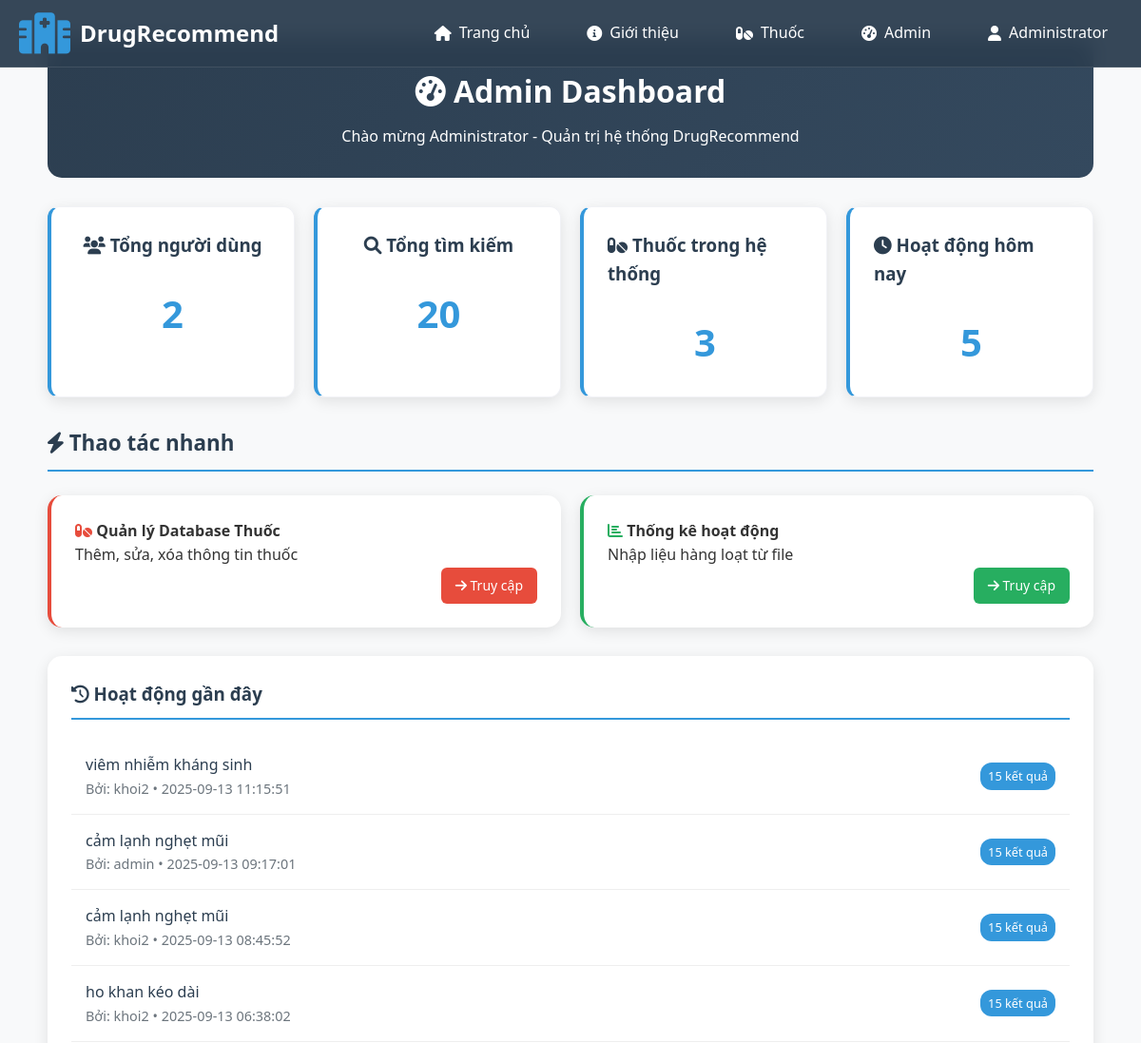
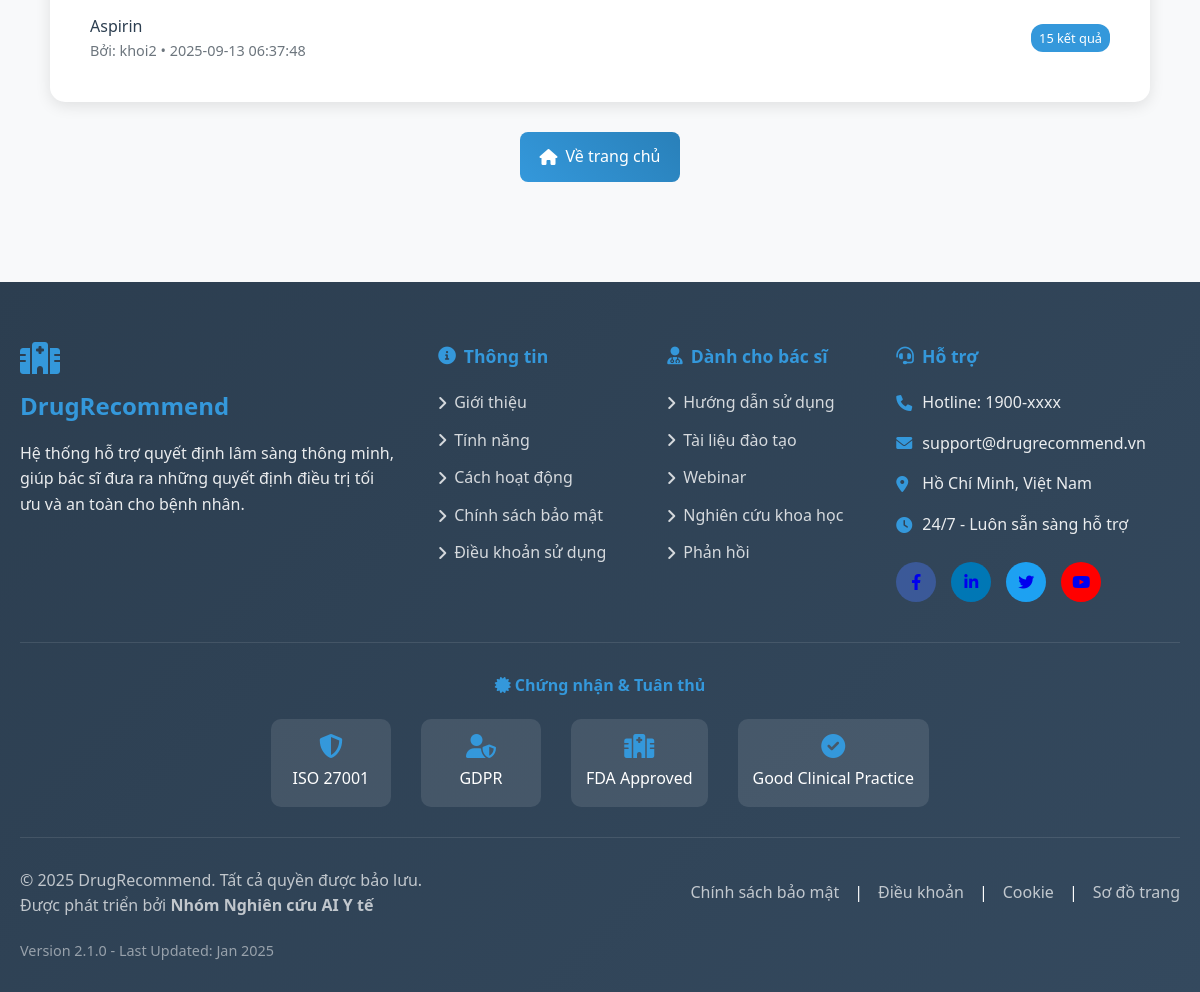
The page /admin (signed in) on the database its author committed (2 pictures, top to bottom).
### tables this page shows
CREATE TABLE users (
            id INTEGER PRIMARY KEY AUTOINCREMENT,
            username TEXT UNIQUE NOT NULL,
            password_hash TEXT NOT NULL,
            full_name TEXT NOT NULL,
            role TEXT DEFAULT 'user',
            created_at TIMESTAMP DEFAULT CURRENT_TIMESTAMP
        );

CREATE TABLE search_logs (
            id INTEGER PRIMARY KEY AUTOINCREMENT,
            user_id INTEGER,
            symptoms TEXT NOT NULL,
            results_count INTEGER,
            search_time TIMESTAMP DEFAULT CURRENT_TIMESTAMP,
            FOREIGN KEY (user_id) REFERENCES users (id)
        );

### app.py (the view)
@app.route('/admin')
@admin_required
def admin_dashboard():
    stats = get_stats()
    return render_template('admin/admin_index.html',
                         user=session,
                         stats=stats)

### app.py (called while the page is built)
def admin_required(f):
    @wraps(f)
    def decorated_function(*args, **kwargs):
        if 'user_id' not in session or session.get('role') != 'admin':
            flash('Bạn không có quyền truy cập.', 'error')
            return redirect(url_for('index'))
        return f(*args, **kwargs)
    return decorated_function

### init.py (called while the page is built)
def get_db():
    conn = sqlite3.connect(DB_PATH)
    conn.row_factory = sqlite3.Row
    return conn

### templates/admin/admin_index.html (shortened to what this page needs)
{% extends "layout/base.html" %}
{% block extra_css %}
{{super()}}
<link rel="stylesheet" href="{{ url_for('static', filename='css/admin.css') }}">
{% endblock %}
{% block content %}
<div class="admin-container">
    <div class="admin-header">
        <h1><i class="fas fa-tachometer-alt"></i> Admin Dashboard</h1>
        <p>Chào mừng {{ user.full_name }} - Quản trị hệ thống DrugRecommend</p>
    </div>
    <div class="stats-grid">
        <div class="stat-card">
            <h3><i class="fas fa-users"></i> Tổng người dùng</h3>
            <div class="stat-value">{{ stats.total_users }}</div>
        </div>
        <div class="stat-card">
            <h3><i class="fas fa-search"></i> Tổng tìm kiếm</h3>
            <div class="stat-value">{{ stats.total_searches }}</div>
        </div>
        <div class="stat-card">
            <h3><i class="fas fa-pills"></i> Thuốc trong hệ thống</h3>
            <div class="stat-value">{{ stats.total_drugs}}</div>
        </div>
        <div class="stat-card">
            <h3><i class="fas fa-clock"></i> Hoạt động hôm nay</h3>
            <div class="stat-value">{{ stats.recent_searches|length }}</div>
        </div>
    </div>
    <div class="quick-actions-section">
        <h3><i class="fas fa-bolt"></i> Thao tác nhanh</h3>
        <div class= "quick-actions-grid">
            <div style="background: white; padding: 25px; border-radius: 15px; box-shadow: 0 4px 15px rgba(0,0,0,0.1); border-left: 4px solid #e74c3c;">
                <h4><i class="fas fa-pills" style="color: #e74c3c;"></i> Quản lý Database Thuốc</h4>
                <p>Thêm, sửa, xóa thông tin thuốc</p>
                <a href="{{ url_for('admin_drugs') }}" style="background: #e74c3c; color: white; padding: 8px 15px; border-radius: 6px; text-decoration: none; font-size: 14px;float: right;">
                    <i class="fas fa-arrow-right"></i> Truy cập
                </a>
            </div>
            <div style="background: white; padding: 25px; border-radius: 15px; box-shadow: 0 4px 15px rgba(0,0,0,0.1); border-left: 4px solid #27ae60;">
                <h4><i class="fas fa-chart-bar" style="color: #27ae60;"></i> Thống kê hoạt động</h4>
                <p>Nhập liệu hàng loạt từ file</p>
                <a href="{{ url_for('stats') }}" style="background: #27ae60; color: white; padding: 8px 15px; border-radius: 6px; text-decoration: none; font-size: 14px;float: right;">
                    <i class="fas fa-arrow-right"></i> Truy cập
                </a>
            </div>
        </div>
    </div>
    <div class="recent-activity">
        <h3><i class="fas fa-history"></i> Hoạt động gần đây</h3>
        {% if stats.recent_searches %}
            {% for search in stats.recent_searches %}
            <div class="search-item">
                <div>
                    <div class="search-symptoms">{{ search.symptoms }}</div>
                    <div class="search-meta">
                        {% if search.username %}
                            Bởi: {{ search.username }} •
                        {% endif %}
                        {{ search.search_time }}
                    </div>
                </div>
                <div class="search-results">{{ search.results_count }} kết quả</div>
            </div>
            {% endfor %}
        {% else %}
            <div class="empty-state">
                <i class="fas fa-inbox fa-3x"></i>
                <p>Chưa có hoạt động nào</p>
            </div>
        {% endif %}
    </div>
    <div class="admin-actions">
        <a href="{{ url_for('index') }}" class="btn-admin">
            <i class="fas fa-home"></i> Về trang chủ
        </a>
    </div>
</div>
{% endblock %}

### templates/layout/header.html (shortened to what this page needs)
<nav class="navbar">
    <div class="nav-container">
        <a href="{{ url_for('index') }}" class="nav-logo">
            <i class="fas fa-hospital"></i>
            <span>DrugRecommend</span>
        </a>
        <div class="nav-menu" id="navMenu">
            <ul class="nav-list">
                <li class="nav-item">
                    <a href="{{ url_for('index') }}" class="nav-link">
                        <i class="fas fa-home"></i> Trang chủ
                    </a>
                </li>
                <li class="nav-item">
                    <a href="#about" class="nav-link">
                        <i class="fas fa-info-circle"></i> Giới thiệu
                    </a>
                </li>
                <li class="nav-item">
                    <a href="{{ url_for('all_drugs') }}" class="nav-link">
                        <i class="fas fa-pills"></i> Thuốc
                    </a>
                </li>
                {% if user %}
                    {% if user.role == 'admin' %}
                    <li class="nav-item">
                        <a href="{{ url_for('admin_dashboard') }}" class="nav-link">
                            <i class="fas fa-tachometer-alt"></i> Admin
                        </a>
                    </li>
                    {% endif %}
                    <li class="nav-item dropdown">
                        <a href="#" class="nav-link">
                            <i class="fas fa-user"></i> {{ user.full_name }}
                        </a>
                    </li>
                {% endif %}
            </ul>
        </div>
    </div>
</nav>

### static/css/style.css (style rules this page uses)
* { margin: 0; padding: 0; box-sizing: border-box; }
html, body { margin: 0; padding: 0; width: 100%; overflow-x: hidden; font-family: 'Segoe UI', Tahoma, Geneva, Verdana, sans-serif; line-height: 1.6; color: #333; scroll-behavior: smooth; }
body { background: #f8f9fa; min-height: 100vh; display: flex; flex-direction: column; }
.navbar { position: fixed; top: 0; left: 0; width: 100%; background: rgba(44, 62, 80, 0.95); backdrop-filter: blur(10px); z-index: 1000; transition: all 0.3s ease; border-bottom: 1px solid rgba(255, 255, 255, 0.1); box-sizing: border-box; }
.nav-container { max-width: 1200px; margin: 0 auto; display: flex; justify-content: space-between; align-items: center; padding: 0 20px; height: 70px; }
.nav-logo { display: flex; align-items: center; color: white; font-size: 1.5em; font-weight: bold; text-decoration: none; transition: color 0.3s ease; }
.nav-logo i { margin-right: 10px; color: #3498db; font-size: 1.8em; }
.nav-menu { display: flex; }
.nav-list { display: flex; list-style: none; margin: 0; padding: 0; gap: 30px; }
.nav-item { margin: 0; }
.nav-link { color: white; text-decoration: none; font-weight: 500; padding: 10px 15px; border-radius: 25px; transition: all 0.3s ease; display: flex; align-items: center; gap: 8px; }
.stats-grid { display: grid; grid-template-columns: repeat(auto-fit, minmax(200px, 1fr)); gap: 20px; }
.stat-card { background: white; padding: 25px; border-radius: 12px; box-shadow: 0 4px 15px rgba(0,0,0,0.08); display: flex; align-items: center; gap: 15px; transition: all 0.3s ease; border: 1px solid #f1f2f6; }

### static/css/admin.css (style rules this page uses)
.admin-container { padding: 40px 20px; margin: 0 auto; }
.admin-header { background: linear-gradient(135deg, #2c3e50 0%, #34495e 100%); color: white; padding: 30px; border-radius: 15px; margin-bottom: 30px; text-align: center; }
.admin-header h1 { margin: 0 0 10px 0; }
.stats-grid { display: grid; grid-template-columns: repeat(auto-fit, minmax(200px, 1fr)); gap: 20px; margin-bottom: 30px; align-items: stretch; }
.stat-card { background: white; padding: 25px; border-radius: 12px; box-shadow: 0 4px 15px rgba(0,0,0,0.1); border-left: 4px solid #3498db; display: flex; flex-direction: column; min-height: 100px; }
.stat-card h3 { margin: 0 0 10px 0; color: #2c3e50; }
.stat-value { font-size: 2.5em; font-weight: bold; color: #3498db; }
.recent-activity { background: white; border-radius: 15px; padding: 25px; box-shadow: 0 4px 15px rgba(0,0,0,0.1); }
.recent-activity h3 { color: #2c3e50; margin-bottom: 20px; border-bottom: 2px solid #3498db; padding-bottom: 10px; }
.search-item { padding: 15px; border-bottom: 1px solid #eee; display: flex; justify-content: space-between; align-items: center; }
.search-item:last-child { border-bottom: none; }
.search-symptoms { font-weight: 500; color: #2c3e50; }
.search-meta { font-size: 0.9em; color: #6c757d; }
.search-results { background: #3498db; color: white; padding: 4px 8px; border-radius: 12px; font-size: 0.8em; }
.admin-actions { display: flex; gap: 15px; margin-top: 30px; justify-content: center; }
.btn-admin { padding: 12px 20px; background: linear-gradient(45deg, #3498db, #2980b9); color: white; text-decoration: none; border-radius: 8px; display: flex; align-items: center; gap: 8px; transition: all 0.3s ease; }
.quick-actions-section { margin: 30px 0; }
.quick-actions-section h3 { color: #2c3e50; margin-bottom: 25px; font-size: 1.4em; border-bottom: 2px solid #3498db; padding-bottom: 10px; }
.quick-actions-grid { display: grid; grid-template-columns: repeat(auto-fit, minmax(150px, 1fr)); gap: 20px; margin-bottom: 30px; align-items: stretch; }
body .admin-container { max-width: 1400px !important; width: 95% !important; }

### templates/layout/header.html (style rules this page uses)
.dropdown { position: relative; }

### rows shown on the page
users: full_name "Administrator"
search_logs: symptoms "viêm nhiễm kháng sinh", username "khoi2", search_time "2025-09-13 11:15:51", results_count "15"
search_logs: symptoms "cảm lạnh nghẹt mũi", username "admin", search_time "2025-09-13 09:17:01", results_count "15"
search_logs: symptoms "cảm lạnh nghẹt mũi", username "khoi2", search_time "2025-09-13 08:45:52", results_count "15"
search_logs: symptoms "ho khan kéo dài", username "khoi2", search_time "2025-09-13 06:38:02", results_count "15"
search_logs: symptoms "Aspirin", username "khoi2", search_time "2025-09-13 06:37:48", results_count "15"

### other values the page prints
{{ stats.total_users }} "2"
{{ stats.total_searches }} "20"
{{ stats.total_drugs }} "3"
{{ stats.recent_searches|length }} "5"
